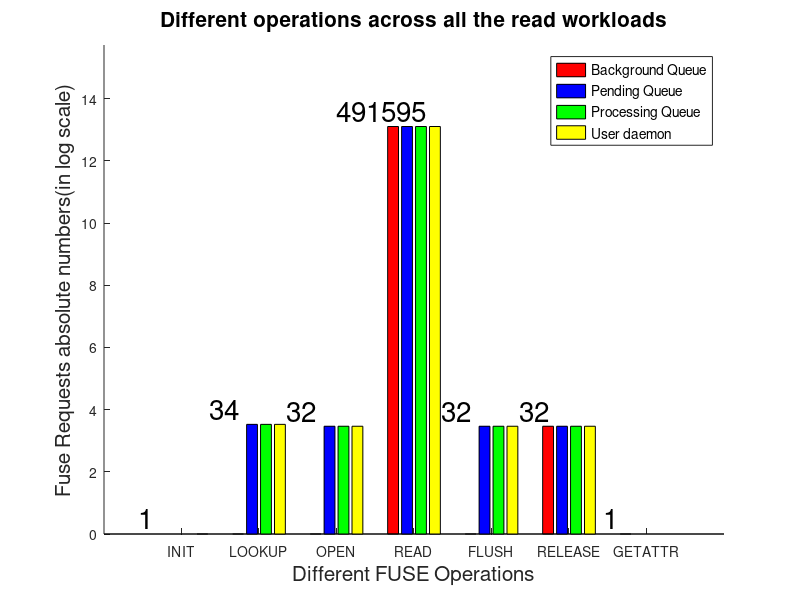

Write MATLAB code to recreate this figure.
function plot_requests_reads()
commdir1 = '/Users/Bharath/Downloads/FUSE/fuse-playground/kernel-statistics/';
outputDir = '/Users/Bharath/Downloads/FUSE/fuse-playground/kernel-statistics/plots/';

Types{1} = 'HDD';
Types{2} = 'SSD';

work_load_types{1} = 'sq';
work_load_ops{1} = 're';

io_sizes{1} = '4KB';

threads = [1];
iterations = 1;
files{1} = '1f';

%different requests

reqs{1} = 'INIT';
reqs{2} = 'LOOKUP';
reqs{3} = 'OPEN';
reqs{4} = 'READ';
reqs{5} = 'FLUSH';
reqs{6} = 'RELEASE';
reqs{7} = 'GETATTR';

labels = [1 2 3 4 5 6 7];
results = [ 1 1 1 0; 0 34 34 34; 0 32 32 32; 491595 491595 491595 491595; 0 32 32 32; 32 32 32 32; 0 1 1 1];
figure;
clf;
hold on;
h = bar(log(results));

set(h(1), 'facecolor', 'r');
set(h(2), 'facecolor', 'b');
set(h(3), 'facecolor', 'g');
set(h(4), 'facecolor', 'y');

a = results(:, 3);
b = num2str(a);
c = cellstr(b);
dx=1;
dy=0.5;
text(labels-dx, log(results(:, 3))+dy, c, 'FontSize', 20);

axis([0 size(results)(1)+1 0 (max(max(log(results))))*1.2]);

set(gca, 'XTick', labels, 'XTickLabel', reqs);

xlabel('Different FUSE Operations', 'fontsize', 15);
ylabel('Fuse Requests absolute numbers(in log scale)', 'fontsize', 15);
h_leg = legend('Background Queue', 'Pending Queue', 'Processing Queue', 'User daemon');
set(h_leg, 'fontsize', 10);
title('Different operations across all the read workloads', 'fontsize', 15);
hold off;
outfilename = strcat(outputDir, '/Requests/different-operations-read-workloads.png');
print(outfilename, "-dpng");
close();
